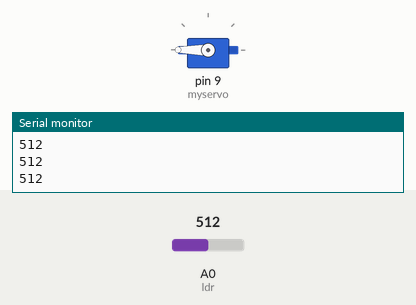
Recording of a sketch running on a simulated Arduino Uno, built with avr-gcc and run on an emulated ATmega328P. On the bench: servo, the last lines printed to the serial monitor. Inputs (shaded band) come from the test bench; at power-on: A0 (ldr) = 512.

Above: at 1.2 s.
1.3 s: A0 (ldr) set to 306
At 2.4 s:
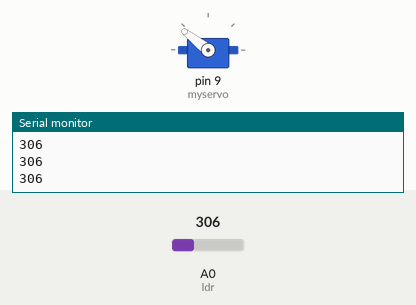
2.8 s: A0 (ldr) set to 122
At 3.3 s:
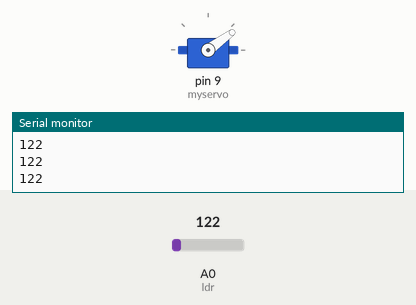
4.3 s: A0 (ldr) set to 0
At 5.5 s:
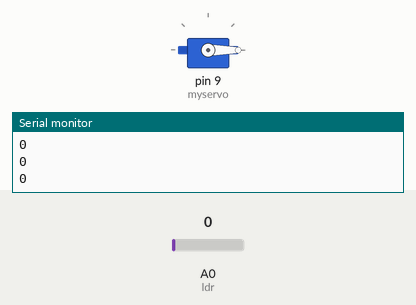
5.8 s: A0 (ldr) set to 511
At 6.7 s:
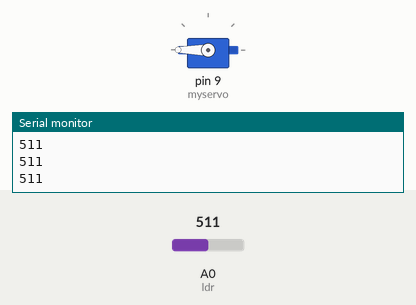
Timing chart, 0 to 8.3 s (numbered marks = the images above; inputs shaded):
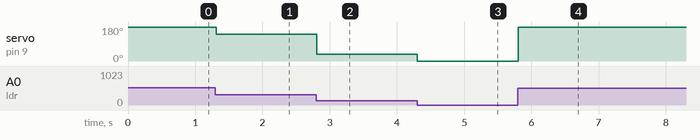

Measured:
- after the input at 1.3 s, servo on pin 9 (myservo): 180° → 142° at once
- after the input at 2.8 s, servo on pin 9 (myservo): 142° → 36° at once
- after the input at 4.3 s, servo on pin 9 (myservo): 36° → 0° at once
- after the input at 5.8 s, servo on pin 9 (myservo): 0° → 180° at once

The sketch:

servo-ldr.ino
```cpp
#include <Servo.h>
int ldr = A0;
Servo myservo;  // create servo object to control a servo
int sensor = 2;
int val;
void setup() {
  // put your setup code here, to run once:
  Serial.begin(9600);
  pinMode(ldr, INPUT); //initialize the LDR pin as an input
  myservo.attach(9);  // attaches the servo on pin 9 to the servo object
  pinMode(sensor, INPUT);    // initialize sensor as an input
  myservo.write(0);
}

void loop() {
  // put your main code here, to run repeatedly:
  int ldrStat = analogRead(ldr); // reads the status of the LDR value
  Serial.println(ldrStat);

  val = map(ldrStat, 60, 370, 0, 180);

  myservo.write(val);
  delay(15);

}
```
